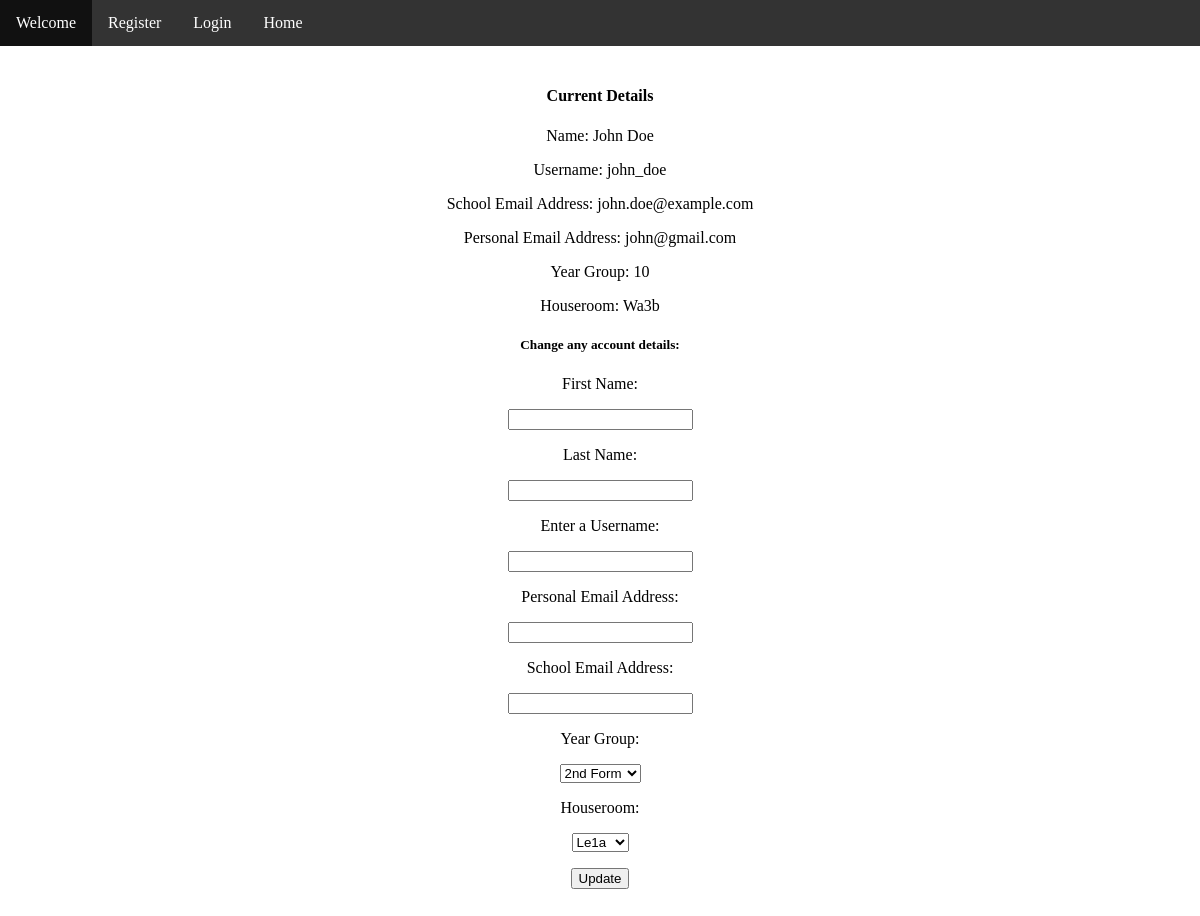
The app's page /updatereader/1 with its own data.
### tables this page shows
CREATE TABLE Reader (
    ReaderID INTEGER PRIMARY KEY AUTOINCREMENT,
    FirstName VARCHAR(15) NOT NULL,
    LastName VARCHAR(15) NOT NULL,
    ReaderUsername VARCHAR(15) NOT NULL,
    ReaderSalt VARCHAR(15) NOT NULL,
    ReaderHash VARCHAR(20),
    SchoolEmailAddress VARCHAR(25) NOT NULL,
    PersonalEmailAddress VARCHAR(25) NOT NULL,
    DateOfBirth DATE NOT NULL,
    YearGroup INTEGER NOT NULL,
    Houseroom VARCHAR (15) NOT NULL,
    AdminCode VARCHAR(5)  
);

### app.py (the view, shortened to what this page needs)
@app.route("/updatereader/<int:readerID>", methods=["GET", "POST"])
def updatereader(readerID):
    updateDetailsForm = UpdateDetailsForm()
    currentAccountDetails = reader.getCurrentAccountDetails(readerID)
    return render_template("updatereader.html", currentAccountDetails=currentAccountDetails, updateDetailsForm=updateDetailsForm, readerID=readerID)

### app.py (called while the page is built)
@app.before_request
def before_request():
    if request.endpoint in ['logout']:
        session.pop('user_type', None)
        session.pop('username', None)
        session.pop('logged_in', None)
        session.pop('readerID', None)

@app.context_processor
def injectGlobalVariables():
    loggedIn = session.get('logged_in', False)
    if 'readerID' in session:
        readerID = session['readerID']
        notifications, _ = notificationManager.getNotificationsForReader(readerID)
        numNotifications = len(notifications)
    else:
        numNotifications = 0
    return dict(loggedIn=loggedIn, numNotifications=numNotifications)

    def connect(self):
        self.con = sqlite3.connect(self.dbName)
        self.cur = self.con.cursor()

    def execute(self, query, params=()):
        self.cur.execute(query, params)

    def fetchOne(self):
        return self.cur.fetchone()

    def close(self):
        self.con.close()

    def getCurrentAccountDetails(self, readerID=None):
        self.db.connect()
        query = """SELECT FirstName, LastName, ReaderUsername, SchoolEmailAddress, PersonalEmailAddress, YearGroup, Houseroom FROM Reader WHERE ReaderID = ?"""
        if readerID is not None:
            params = (readerID, )
        else:
            params = (self.readerID, )
        self.db.execute(query, params)
        accountDetails = self.db.fetchOne()
        self.db.close()
        return accountDetails

### templates/updatereader.html (shortened to what this page needs)
{% extends "welcomepage.html" %}
{%block content%}
    <h4>Current Details</h4>
    <p>Name: {{currentAccountDetails[0]}} {{currentAccountDetails[1]}}</p>
    <p>Username: {{currentAccountDetails[2]}}</p>
    <p>School Email Address: {{currentAccountDetails[3]}}</p>
    <p>Personal Email Address: {{currentAccountDetails[4]}}</p>
    {% if currentAccountDetails[5] == 1 %}
        <p>Role: Librarian</p>
    {% elif currentAccountDetails[5] == 0 %}
        <p>Role: Staff</p>
    {% else %}
        <p>Year Group: {{currentAccountDetails[5]}}</p>
    {% endif %}
    <p>Houseroom: {{currentAccountDetails[6]}}</p>
    <h5>Change any account details:</h5>
    <form action="/updatereader/{{readerID}}" method="POST">
        <p>{{updateDetailsForm.readerFirstName.label}}</p>
        <p>{{updateDetailsForm.readerFirstName()}}</p>
        <p>{{updateDetailsForm.readerLastName.label}}</p>
        <p>{{updateDetailsForm.readerLastName()}}</p>
        <p>{{updateDetailsForm.readerUsername.label}}</p>
        <p>{{updateDetailsForm.readerUsername()}}</p>
        <p>{{updateDetailsForm.readerPersonalEmailAddress.label}}</p>
        <p>{{updateDetailsForm.readerPersonalEmailAddress()}}</p>
        <p>{{updateDetailsForm.readerSchoolEmailAddress.label}}</p>
        <p>{{updateDetailsForm.readerSchoolEmailAddress()}}</p>
        <p>{{updateDetailsForm.readerYearGroup.label}}</p>
        <p>{{updateDetailsForm.readerYearGroup()}}</p>
        <p>{{updateDetailsForm.readerHouseroom.label}}</p>
        <p>{{updateDetailsForm.readerHouseroom()}}</p>
        <p>{{updateDetailsForm.update()}}</p>
    </form>
{% endblock %}

### templates/welcomepage.html (shortened to what this page needs)
<!DOCTYPE html>
<html>
    <head>
        <link rel="stylesheet" href="{{url_for('static', filename='css/welcomepage.css')}}">
        <nav class="navbar">
            <ul>
                <li><a href="{{url_for('welcome')}}">Welcome</a></li>
                {% if not loggedIn %}
                    <li><a href="{{url_for('register')}}">Register</a></li>
                    <li><a href="{{url_for('login')}}">Login</a></li>
                {% endif %}
                <li><a href="{{url_for('home')}}">Home</a></li>
              </ul>
        </nav>
    </head>
    <body {%block load%} {%endblock%}>
        <div class="container">
            {% block content%}{% endblock %}
        </div>
    </body>
</html>

### static/css/welcomepage.css (style rules this page uses)
body { margin: 0; }
.navbar ul { list-style-type: none; margin: 0; padding: 0; overflow: hidden; background-color: #333; }
.navbar li { float: left; }
.navbar li a { display: block; color: white; text-align: center; padding: 14px 16px; text-decoration: none; }
div { text-align: center; margin: 0 auto; padding: 20px; }
ul { list-style: none; }

### records on screen
Reader: FirstName "John", LastName "Doe", ReaderUsername "john_doe", SchoolEmailAddress "john.doe@example.com", PersonalEmailAddress "john@gmail.com", YearGroup "10", Houseroom "Wa3b"

### other values on screen
{{ updateDetailsForm.readerFirstName.label }} "First Name:"
{{ updateDetailsForm.readerLastName.label }} "Last Name:"
{{ updateDetailsForm.readerUsername.label }} "Enter a Username:"
{{ updateDetailsForm.readerPersonalEmailAddress.label }} "Personal Email Address:"
{{ updateDetailsForm.readerSchoolEmailAddress.label }} "School Email Address:"
{{ updateDetailsForm.readerYearGroup.label }} "Year Group:"
{{ updateDetailsForm.readerHouseroom.label }} "Houseroom:"
